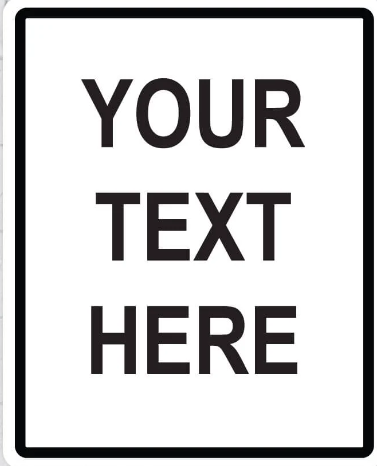
#> input picture sample_image3.png, 377 x 466 px
$ jupyter execute --allow-errors knn.ipynb
#> lines starting #> are read from the running program, lines starting #| are printed output that depends on the picture; after the words box and inside, x2 and y2 are one past the last pixel; in counts of white or black regions, pixels touching at a corner belong together; long printed decimals are rounded
[cell 1]
import cv2
import pytesseract
from sklearn.neighbors import KNeighborsClassifier
from sklearn.metrics import accuracy_score
import numpy as np

pytesseract.pytesseract.tesseract_cmd = r'D:\Programs\tesseract.exe'

img = cv2.imread("sample_image3.png")
#> img is the input picture: shape (466, 377, 3); mean B, G, R 205.8, 205.4, 205.9

gray = cv2.cvtColor(img, cv2.COLOR_BGR2GRAY)

thresh = cv2.adaptiveThreshold(gray, 255, cv2.ADAPTIVE_THRESH_MEAN_C, cv2.THRESH_BINARY, 11, 2)
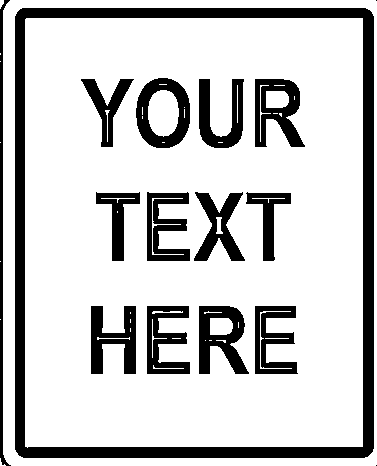
#> thresh: shape (466, 377); 78.9% white; 16 black regions (2 under 20 px)
contours, _ = cv2.findContours(thresh, cv2.RETR_EXTERNAL, cv2.CHAIN_APPROX_SIMPLE)
#> contours = 8 contours, 7 with area under 20; largest, box (x1, y1, x2, y2) and area: (3, 0, 377, 466) 173381


X_train = np.random.rand(len(contours), 3)
#> X_train = [[0.549, 0.715, 0.603], [0.545, 0.424, 0.646], [0.438, 0.892, 0.964], [0.383, 0.792, 0.529], [0.568, 0.926, 0.071], [0.0871, 0.0202, 0.833], [0.778, 0.87, 0.979], [0.799, 0.461, 0.781]]
y_train = np.random.choice([0, 1], size=len(contours))
#> y_train = [0, 1, 0, 1, 1, 1, 1, 0]

knn = KNeighborsClassifier(n_neighbors=3)
knn.fit(X_train, y_train)


X_test = np.random.rand(len(contours), 3)
#> X_test = [[0.522, 0.415, 0.265], [0.774, 0.456, 0.568], [0.0188, 0.618, 0.612], [0.617, 0.944, 0.682], [0.36, 0.437, 0.698], [0.0602, 0.667, 0.671], [0.21, 0.129, 0.315], [0.364, 0.57, 0.439]]
y_test = np.random.choice([0, 1], size=len(contours))
#> y_test = [0, 0, 0, 1, 1, 0, 1, 0]

y_pred = knn.predict(X_test)
#> y_pred = [1, 0, 1, 0, 1, 0, 1, 1]

accuracy = accuracy_score(y_test, y_pred)
#> accuracy = 0.5
print("Accuracy:", accuracy)
#| Accuracy: 0.5

TP = np.sum((y_test == 1) & (y_pred == 1))
#> TP = 2
FP = np.sum((y_test == 0) & (y_pred == 1))
#> FP = 3
FN = np.sum((y_test == 1) & (y_pred == 0))
#> FN = 1

precision = TP / (TP + FP)
#> precision = 0.4
recall = TP / (TP + FN)
#> recall = 0.667

print("Precision:", precision)
#| Precision: 0.4
print("Recall:", recall)
#| Recall: 0.6667


# Iterate through contours and classify text regions using KNN
#> (the rest of this cell did not finish here and is left out)
